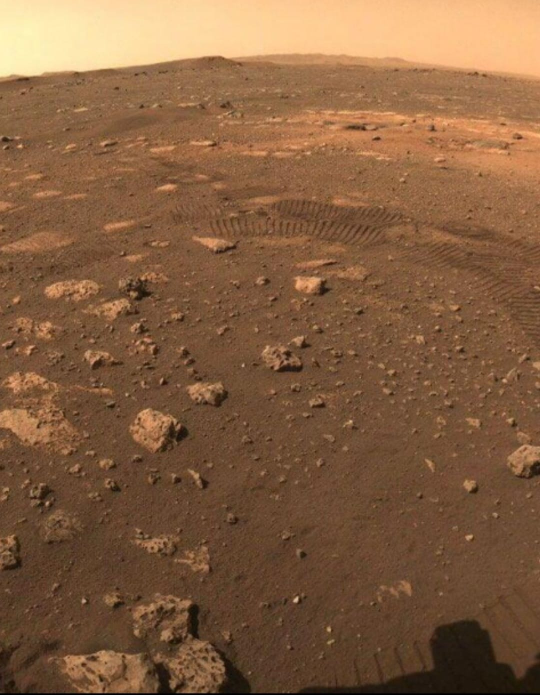
#> input picture Rover-Navigation-Hackathon/assets/terrain.jpg, 1080 x 1390 px (shown at 1/2 size)
$ python main.py
#> lines starting #> are read from the running program, lines starting #| are printed output that depends on the picture; after the words box and inside, x2 and y2 are one past the last pixel; in counts of white or black regions, pixels touching at a corner belong together
### Rover-Navigation-Hackathon/terrain_processing.py
import os
import cv2
import numpy as np

class TerrainProcessor:
    def __init__(self, image_path="assets/terrain.jpg"):
        self.image_path = image_path
        self.original_image = None
        self.gray_image = None
        self.blurred_image = None
        self.threshold_image = None

    def load_image(self):
        """Loads terrain image."""
        self.original_image = cv2.imread(self.image_path)
#> self.original_image is the input picture: shape (1390, 1080, 3); mean B, G, R 64.6, 95, 132.1
        if self.original_image is None:
            raise FileNotFoundError(f"[ERROR] Could not read '{self.image_path}'. Check file path.")
        return self.original_image

    def process_terrain(self, blur_kernel=(9, 9), thresh_val=100):
#> called with blur_kernel = (9, 9), thresh_val = 100
        if self.original_image is None:
            self.load_image()

        h, w, _ = self.original_image.shape

        # 1. Grayscale
        self.gray_image = cv2.cvtColor(self.original_image, cv2.COLOR_BGR2GRAY)
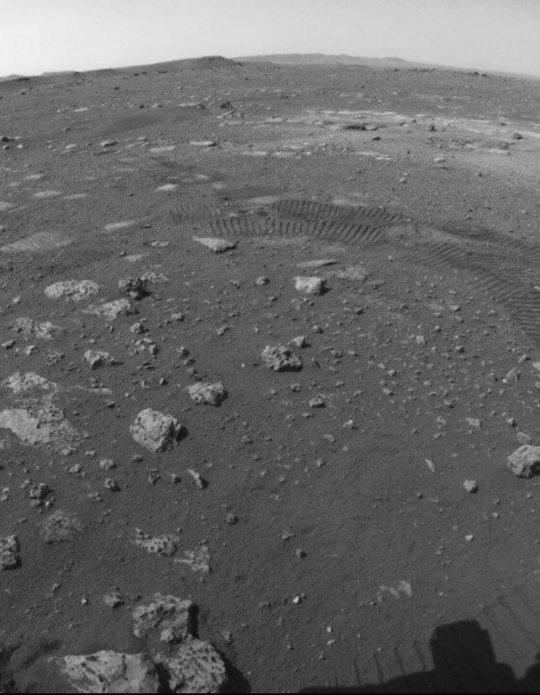
#> self.gray_image: shape (1390, 1080) (shown at 1/2 size); min 0, max 243, mean 102.6

        # 2. Smooth out fine sand grains
        self.blurred_image = cv2.GaussianBlur(self.gray_image, (11, 11), 0)

        # 3. Local Difference / High-pass filter to catch rocks (contrasting relative to ground)
        # Morphological Black Hat extracts dark rocks/shadows on lighter dirt
        kernel = cv2.getStructuringElement(cv2.MORPH_RECT, (15, 15))
        blackhat = cv2.morphologyEx(self.blurred_image, cv2.MORPH_BLACKHAT, kernel)
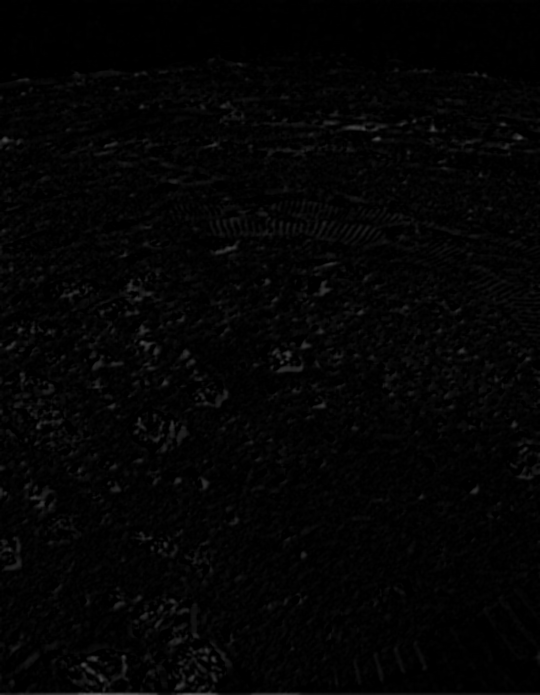
#> blackhat: shape (1390, 1080) (shown at 1/2 size); min 0, max 109, mean 4

        # Top Hat extracts bright rock faces
        tophat = cv2.morphologyEx(self.blurred_image, cv2.MORPH_TOPHAT, kernel)
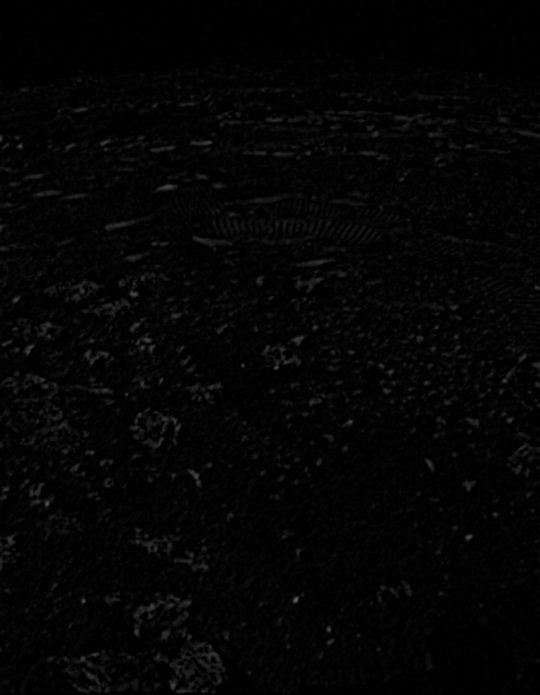
#> tophat: shape (1390, 1080) (shown at 1/2 size); min 0, max 104, mean 4.1

        # Combine both contrast features
        rock_features = cv2.add(blackhat, tophat)

        # 4. Binary Threshold on local feature contrast
        _, self.threshold_image = cv2.threshold(rock_features, 25, 255, cv2.THRESH_BINARY)
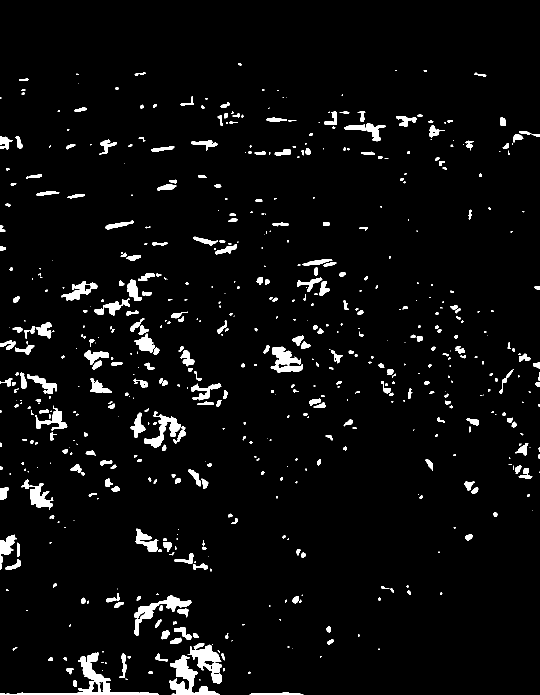
#> self.threshold_image: shape (1390, 1080) (shown at 1/2 size); 4.1% white; 612 white regions (257 under 20 px), largest, box (x1, y1, x2, y2) and area: (0, 1305, 318, 1390) 3497, (339, 1310, 440, 1390) 2761, (375, 1289, 443, 1368) 2261

        # 5. Mask Sky (Top 25% of image)
        mask = np.ones((h, w), dtype=np.uint8) * 255
        mask[0:int(h * 0.25), :] = 0
        self.threshold_image = cv2.bitwise_and(self.threshold_image, mask)
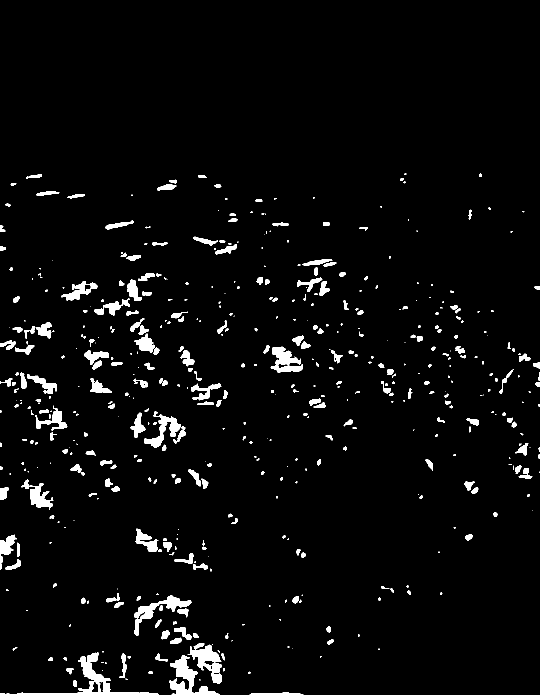
#> self.threshold_image: shape (1390, 1080) (shown at 1/2 size); 3.6% white; 514 white regions (218 under 20 px), largest, box (x1, y1, x2, y2) and area: (0, 1305, 318, 1390) 3497, (339, 1310, 440, 1390) 2761, (375, 1289, 443, 1368) 2261

        # 6. Clean specks with Morphological Close
        close_kernel = cv2.getStructuringElement(cv2.MORPH_ELLIPSE, (5, 5))
        self.threshold_image = cv2.morphologyEx(self.threshold_image, cv2.MORPH_CLOSE, close_kernel)
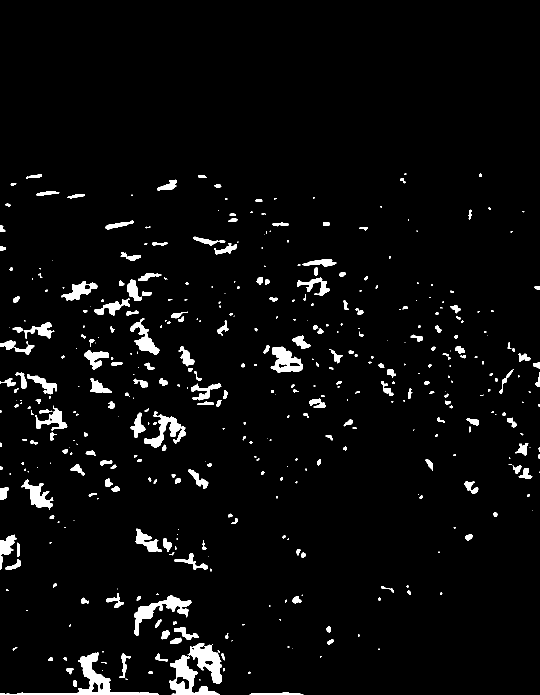
#> self.threshold_image: shape (1390, 1080) (shown at 1/2 size); 3.8% white; 441 white regions (188 under 20 px)

        return self.threshold_image

### Rover-Navigation-Hackathon/obstacle_detection.py
import cv2

class ObstacleDetector:
    def __init__(self, original_image, threshold_image):
        self.original_image = original_image.copy()
        self.threshold_image = threshold_image
        self.annotated_image = original_image.copy()
        self.obstacles_count = 0
        self.contours = []

    def detect_obstacles(self, min_area=150, max_area=10000):
        """Detects rock contours and marks them with bounding boxes."""
#> called with min_area = 150, max_area = 10000
        contours, _ = cv2.findContours(
            self.threshold_image, cv2.RETR_EXTERNAL, cv2.CHAIN_APPROX_SIMPLE
        )
#> contours = 441 contours, 232 with area under 20; largest, box (x1, y1, x2, y2) and area: (0, 1305, 318, 1390) 3549, (339, 1310, 440, 1390) 2974, (375, 1286, 443, 1368) 2607, (268, 1191, 383, 1271) 2254, (541, 693, 606, 745) 1990

        self.obstacles_count = 0
        self.contours = []

        for cnt in contours:
            area = cv2.contourArea(cnt)
            if min_area < area < max_area:
                self.contours.append(cnt)
                self.obstacles_count += 1
                x, y, w, h = cv2.boundingRect(cnt)

                # Draw red box
                cv2.rectangle(self.annotated_image, (x, y), (x + w, y + h), (0, 0, 255), 2)
#> this loop made 441 passes
#> (area, x, y, w, h) on passes 1, 14, 16, 18, 26, 29, 32, 33: (310, 499, 1385, 108, 5), (2974, 339, 1310, 101, 80), (292, 238, 1307, 24, 49), (3549, 0, 1305, 318, 85), (2607, 375, 1286, 68, 82), (175, 340, 1275, 23, 13), (184, 323, 1261, 17, 18), (404, 348, 1254, 49, 26)
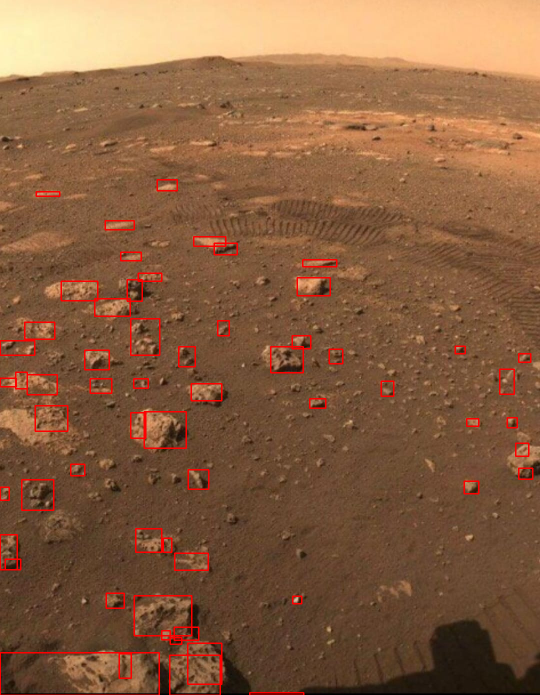
#> self.annotated_image: shape (1390, 1080, 3) (shown at 1/2 size); 1.88% of pixels changed, all inside (x1, y1, x2, y2) = (0, 358, 1067, 1390)
#> after the loop, self.contours = 60 contours; largest, box (x1, y1, x2, y2) and area: (0, 1305, 318, 1390) 3549, (339, 1310, 440, 1390) 2974, (375, 1286, 443, 1368) 2607, (268, 1191, 383, 1271) 2254, (541, 693, 606, 745) 1990; self.obstacles_count = 60

        print(f"[INFO] Total Hazards Detected: {self.obstacles_count}")
#| [INFO] Total Hazards Detected: 60
#> (the rest of the program and of its run is left out)
